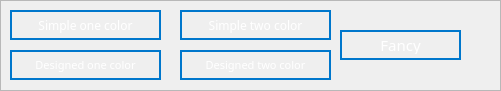
   <widget class="QFrame" name="FrameFrame">
    <property name="geometry">
     <rect>
      <x>370</x>
      <y>580</y>
      <width>501</width>
      <height>91</height>
     </rect>
    </property>
    <property name="frameShape">
     <enum>QFrame::StyledPanel</enum>
    </property>
    <property name="frameShadow">
     <enum>QFrame::Raised</enum>
    </property>
    <widget class="QPushButton" name="simpleOneFrameBtn">
     <property name="geometry">
      <rect>
       <x>10</x>
       <y>10</y>
       <width>151</width>
       <height>30</height>
      </rect>
     </property>
     <property name="minimumSize">
      <size>
       <width>64</width>
       <height>30</height>
      </size>
     </property>
     <property name="font">
      <font>
       <family>Arial Black</family>
       <italic>false</italic>
       <bold>false</bold>
      </font>
     </property>
     <property name="cursor">
      <cursorShape>PointingHandCursor</cursorShape>
     </property>
     <property name="styleSheet">
      <string notr="true">
  border: 2px solid #0077CC;
background:transparent;
  color: #FFFFFF;
  cursor: pointer;
  font-weight: 400;
  letter-spacing: -.022em;
  line-height: 1.47059;
  min-width: 30px;
  padding: 4px 15px;
  text-align: center;
  vertical-align: baseline;
</string>
     </property>
     <property name="text">
      <string>Simple one color</string>
     </property>
    </widget>
    <widget class="QPushButton" name="simpleTwoFrameBtn">
     <property name="geometry">
      <rect>
       <x>180</x>
       <y>10</y>
       <width>151</width>
       <height>30</height>
      </rect>
     </property>
     <property name="minimumSize">
      <size>
       <width>64</width>
       <height>30</height>
      </size>
     </property>
     <property name="font">
      <font>
       <family>Arial Black</family>
       <italic>false</italic>
       <bold>false</bold>
      </font>
     </property>
     <property name="cursor">
      <cursorShape>PointingHandCursor</cursorShape>
     </property>
     <property name="styleSheet">
      <string notr="true">
  border: 2px solid #0077CC;
background:transparent;
  color: #FFFFFF;
  cursor: pointer;
  font-weight: 400;
  letter-spacing: -.022em;
  line-height: 1.47059;
  min-width: 30px;
  padding: 4px 15px;
  text-align: center;
  vertical-align: baseline;
</string>
     </property>
     <property name="text">
      <string>Simple two color</string>
     </property>
    </widget>
    <widget class="QPushButton" name="designOneFrameBtn">
     <property name="geometry">
      <rect>
       <x>10</x>
       <y>50</y>
       <width>151</width>
       <height>30</height>
      </rect>
     </property>
     <property name="minimumSize">
      <size>
       <width>64</width>
       <height>30</height>
      </size>
     </property>
     <property name="font">
      <font>
       <family>Arial Black</family>
       <pointsize>8</pointsize>
       <italic>false</italic>
       <bold>false</bold>
      </font>
     </property>
     <property name="cursor">
      <cursorShape>PointingHandCursor</cursorShape>
     </property>
     <property name="styleSheet">
      <string notr="true">
  border: 2px solid #0077CC;
background:transparent;
  color: #FFFFFF;
  cursor: pointer;
  font-weight: 400;
  letter-spacing: -.022em;
  line-height: 1.47059;
  min-width: 30px;
  padding: 4px 15px;
  text-align: center;
  vertical-align: baseline;
</string>
     </property>
     <property name="text">
      <string>Designed one color</string>
     </property>
    </widget>
    <widget class="QPushButton" name="designTwoFrameBtn">
     <property name="geometry">
      <rect>
       <x>180</x>
       <y>50</y>
       <width>151</width>
       <height>30</height>
      </rect>
     </property>
     <property name="minimumSize">
      <size>
       <width>64</width>
       <height>30</height>
      </size>
     </property>
     <property name="font">
      <font>
       <family>Arial Black</family>
       <pointsize>8</pointsize>
       <italic>false</italic>
       <bold>false</bold>
      </font>
     </property>
     <property name="cursor">
      <cursorShape>PointingHandCursor</cursorShape>
     </property>
     <property name="styleSheet">
      <string notr="true">
  border: 2px solid #0077CC;
background:transparent;
  color: #FFFFFF;
  cursor: pointer;
  font-weight: 400;
  letter-spacing: -.022em;
  line-height: 1.47059;
  min-width: 30px;
  padding: 4px 15px;
  text-align: center;
  vertical-align: baseline;
</string>
     </property>
     <property name="text">
      <string>Designed two color</string>
     </property>
    </widget>
    <widget class="QPushButton" name="fancyFrameBtn">
     <property name="geometry">
      <rect>
       <x>340</x>
       <y>30</y>
       <width>121</width>
       <height>30</height>
      </rect>
     </property>
     <property name="minimumSize">
      <size>
       <width>64</width>
       <height>30</height>
      </size>
     </property>
     <property name="font">
      <font>
       <family>Arial Black</family>
       <pointsize>11</pointsize>
       <italic>false</italic>
       <bold>false</bold>
      </font>
     </property>
     <property name="cursor">
      <cursorShape>PointingHandCursor</cursorShape>
     </property>
     <property name="styleSheet">
      <string notr="true">
  border: 2px solid #0077CC;
background:transparent;
  color: #FFFFFF;
  cursor: pointer;
  font-weight: 400;
  letter-spacing: -.022em;
  line-height: 1.47059;
  min-width: 30px;
  padding: 4px 15px;
  text-align: center;
  vertical-align: baseline;
</string>
     </property>
     <property name="text">
      <string>Fancy</string>
     </property>
    </widget>
   </widget>
